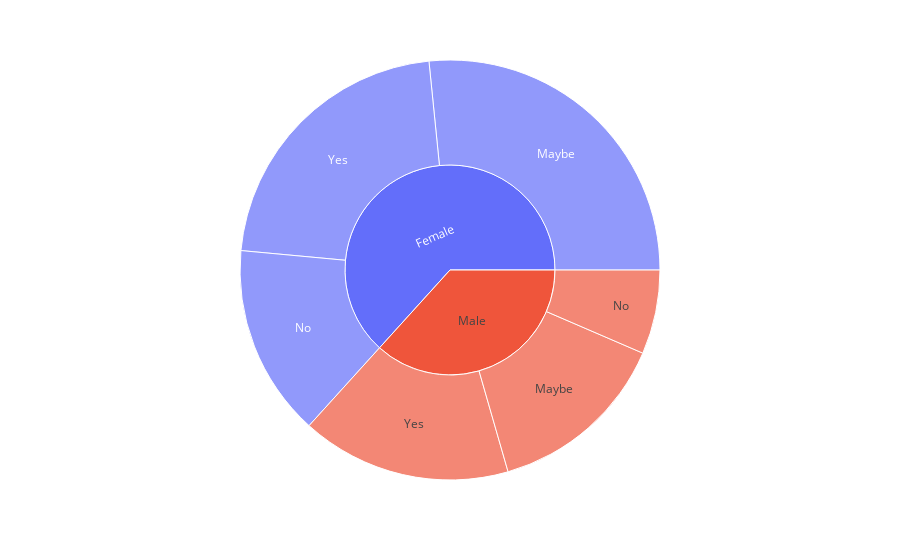

The code cell stored with this chart in its notebook:
### Code cell
import plotly.express as px
fig = px.sunburst(preference_df, path=['Gender', 'Dessert'], values='Age',)
fig.show()

### Figure 1 — Plotly figure (JSON) as saved in the notebook; plotly's stock layout.template omitted (floating-point values rounded to 4 significant figures)
{"data": [{"branchvalues": "total", "domain": {"x": [0, 1], "y": [0, 1]}, "hovertemplate": "labels=%{label}<br>Age=%{value}<br>parent=%{parent}<br>id=%{id}<extra></extra>", "ids": ["Female/Maybe", "Male/Maybe", "Female/No", "Male/No", "Female/Yes", "Male/Yes", "Female", "Male"], "labels": ["Maybe", "Maybe", "No", "No", "Yes", "Yes", "Female", "Male"], "name": "", "parents": ["Female", "Male", "Female", "Male", "Female", "Male", "", ""], "type": "sunburst", "values": [2344, 1239, 1301, 571, 1932, 1425, 5577, 3235]}], "layout": {"legend": {"tracegroupgap": 0}, "margin": {"t": 60}}}
